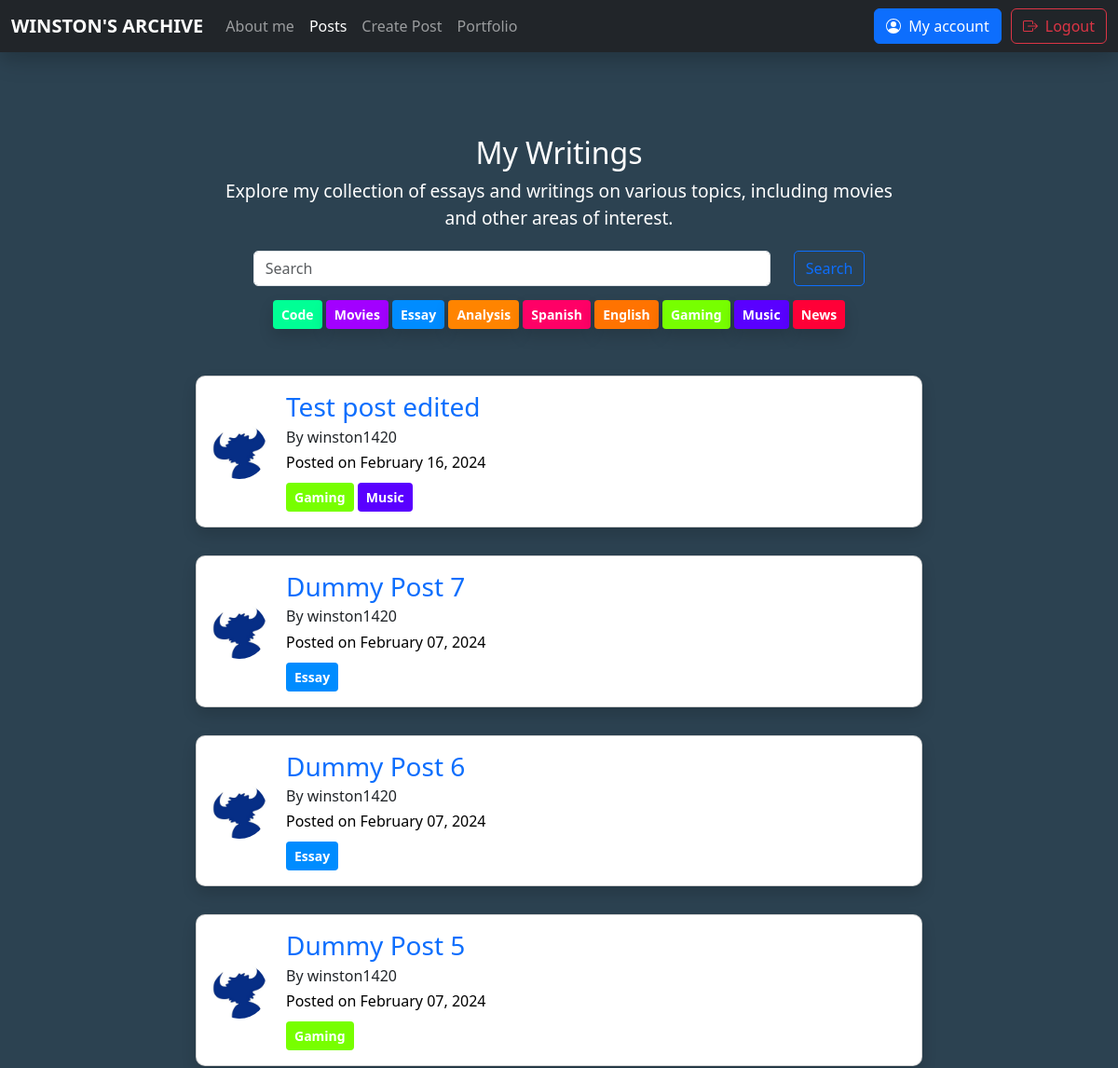
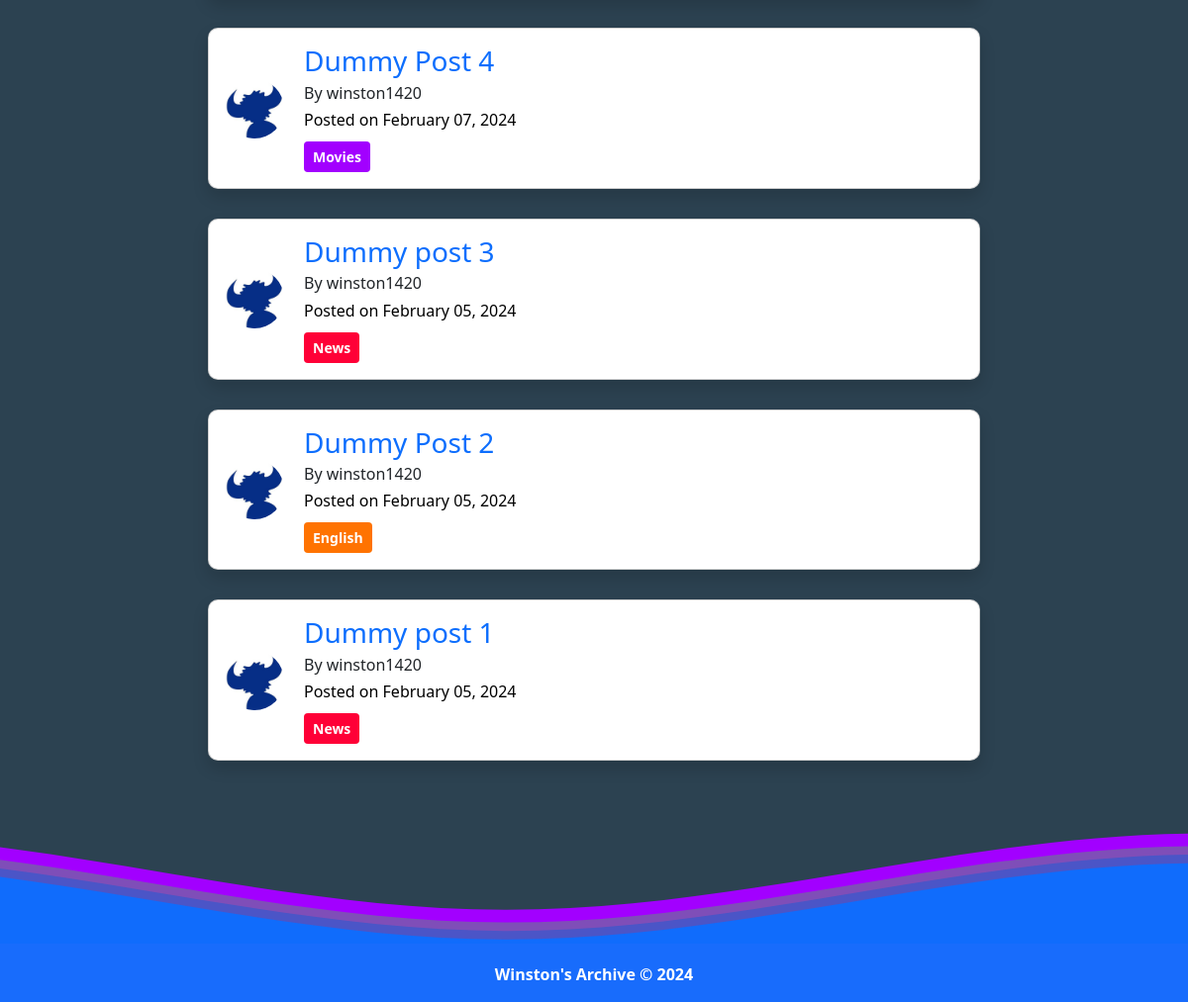
/blog/posts/ (signed in), run on the app's committed database (2 pictures, top to bottom).
### blog/models.py (models this page shows, shortened)
class Tag(models.Model):
    name = models.CharField(max_length=200)

class Post(models.Model):
    title  = models.CharField(max_length=200)
    body = RichTextField(blank=True, null=True)
    date_posted = models.DateTimeField(default=timezone.now)
    author = models.ForeignKey(User, on_delete=models.CASCADE)
    tags = models.ManyToManyField(Tag, related_name='posts')
    likes = models.ManyToManyField(User, related_name='liked_posts')

### users/models.py (models this page shows, shortened)
class Profile(models.Model):
    user = models.OneToOneField(User, on_delete=models.CASCADE)
    image = models.ImageField(default='default.jpg', upload_to='profile_pics')
    about = models.TextField(default='Hi! I am new to Winston\'s Archive.')

### blog/views.py (the view)
# urls.py: path("posts/", PostListView.as_view(), name="blog-posts"),
class PostListView(ListView):
    model = Post
    template_name = "blog/home.html"
    context_object_name = "posts"
    ordering = ["-date_posted"]
    paginate_by = 10
    def get_context_data(self, **kwargs):
        context = super().get_context_data(**kwargs)
        context['all_tags'] = Tag.objects.all()
        return context

### templates/blog/home.html (shortened to what this page needs)
{% extends 'base.html' %}
{% block content %}
{% load static %}
    <link rel="stylesheet" href="{% static 'css/tags.css' %}">
    <div class="post-container" style="margin-top: 0px">
        <div style="text-align: center; padding: 20px;">
            <h2 style="">My Writings</h2>
            <p style="font-size: 1.2em;">Explore my collection of essays and writings on various topics, including movies and other areas of interest.</p>
            <form class="search-bar-form" style="margin-top: 20px;" action="{% url 'search_posts' %}" method="get" id="search-form">
                <input class="form-control mr-sm-2" style="width: 75%; border-radius: 5px;" type="search" name="q" placeholder="Search" aria-label="Search" id="search-input">
                <button class="btn btn-outline-primary my-2 my-sm-0" type="submit" style="border-radius: 5px;">Search</button>
            </form>
            <div class="tags-container" style="margin-top: 15px">
                {% for tag in all_tags %}
                    <button class="btn shadow btn-sm btn-tag btn-tag-{{ tag.name|lower }}"><strong>{{ tag.name }}</strong></button>
                {% endfor %}
            </div>
        </div>
        {% for post in posts %}
            <div class="card shadow post-card" style="border-radius: 10px;">
                <div class="card-body" style="display: flex; column-gap: 20px;">
                    <div class="card-column" style="display: flex; align-items: center;">
                        <img class="rounded-circle article-img" src="{{ post.author.profile.image.url }}" style="width: 60px; height: 60px">
                    </div>
                    <div class="card-column">
                        <div class="header-of-card">
                                <a  href="{% url 'post-detail' pk=post.pk %}">
                                    <h3 class="card-title mb-4" style="margin-bottom: 10px !important;">{{ post.title }}</h3>
                                </a>
                        </div>
                        <a href="{% url 'about-Winston' %}" class="text-decoration-none text-dark" style="margin-top: 10px">
                            <h6 class="card-subtitle mb-2" style="margin-bottom: 5px !important;">By {{ post.author.username }}</h6>
                        </a>
                        <p style="margin-bottom: 10px;">Posted on {{ post.date_posted|date:"F d, Y" }}</p>
                        <div class="tags-container">
                            {% for tag in post.tags.all %}
                                <button class="btn btn-sm btn-tag-{{ tag.name|lower }}"><strong>{{ tag.name }}</strong></button>
                            {% endfor %}
                        </div>
                    </div>
                </div>
            </div>
        {% endfor %}
    </div>
{% endblock %}

### static/css/styles.css (style rules this page uses)
body { background-color: #2C4251; color: #ffffff; }
.card { color: black }
a { text-decoration: none; }
.card-body { width: 100%; transition: width 0.5; }
.header-of-card { display: flex; flex-direction: row; flex-wrap: nowrap; align-content: center; justify-content: space-between; align-items: flex-start; }
.post-container { width: 100%; max-width: 65%; display: flex; flex-direction: column; row-gap: 30px; word-break: break-word; }
.post-card { transition: transform 0.5s ease; }
.search-bar-form { display: flex; justify-content: center; align-items: center; }
.search-bar-form button { margin-left: 25px; }

### static/css/tags.css (style rules this page uses)
.btn-tag-news { background-color: #ff0037; color: #ffffff; }
.btn-tag-music { background-color: #5900ff; color: #ffffff; }
.btn-tag-gaming { background-color: #77ff00; color: #ffffff; }
.btn-tag-english { background-color: #ff7301; color: #ffffff; }
.btn-tag-spanish { background-color: #ff0066; color: #ffffff; }
.btn-tag-analysis { background-color: #ff8400; color: #ffffff; }
.btn-tag-essay { background-color: #008cff; color: #ffffff; }
.btn-tag-movies { background-color: #a200ff; color: #ffffff; }
.btn-tag-code { background-color: #00ff95; color: #ffffff; }

### data on the page
Tag: name "Code"
Tag: name "Movies"
Tag: name "Essay"
Tag: name "Analysis"
Tag: name "Spanish"
Tag: name "English"
Tag: name "Gaming"
Tag: name "Music"
Tag: name "News"
Post: author.profile.image (picture), title "Test post edited", author.username "winston1420", date_posted "February 16, 2024"
Post: author.profile.image (picture), title "Dummy Post 7", author.username "winston1420", date_posted "February 07, 2024"
Post: author.profile.image (picture), title "Dummy Post 6", author.username "winston1420", date_posted "February 07, 2024"
Post: author.profile.image (picture), title "Dummy Post 5", author.username "winston1420", date_posted "February 07, 2024"
Post: author.profile.image (picture), title "Dummy Post 4", author.username "winston1420", date_posted "February 07, 2024"
Post: author.profile.image (picture), title "Dummy post 3", author.username "winston1420", date_posted "February 05, 2024"
Post: author.profile.image (picture), title "Dummy Post 2", author.username "winston1420", date_posted "February 05, 2024"
Post: author.profile.image (picture), title "Dummy post 1", author.username "winston1420", date_posted "February 05, 2024"
